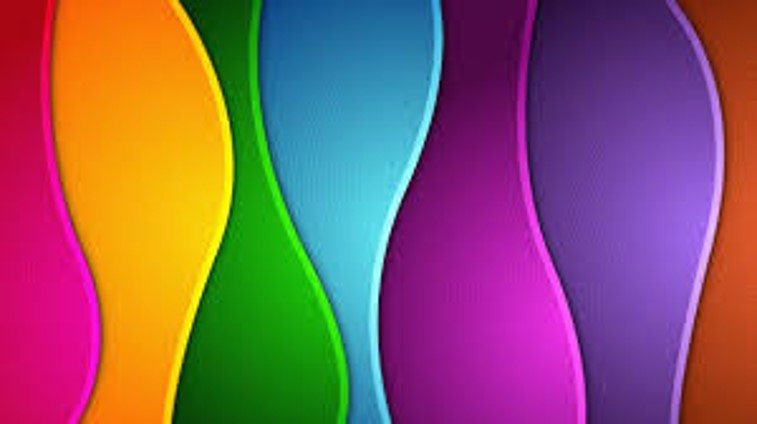
#> input picture docs/modulos/01-imagens-e-matrizes/img/cores.jpg, 757 x 424 px, found by its file name
$ jupyter execute 1-morfologia.ipynb
#> lines starting #> are read from the running program, lines starting #| are printed output that depends on the picture; after the words box and inside, x2 and y2 are one past the last pixel; in counts of white or black regions, pixels touching at a corner belong together
# Refinamento de Máscaras de Segmentação

Nessa atividade, vamos aprender a refinar máscaras de segmentação utilizando operações morfológicas. Para isso, vamos utilizar a biblioteca OpenCV.

Antes de começar, vamos abrir a imagem [cores.jpg](cores.jpg) da atividade de segmentação do módulo anterior e segmentar a cor roxa utilizando o espaço de cores HSV. Para isso, vamos utilizar o código abaixo:

[cell 1]
import cv2
import matplotlib.pyplot as plt
import numpy as np

img = cv2.imread("img/cores.jpg", cv2.IMREAD_COLOR)
#> img is the input picture: shape (424, 757, 3); mean B, G, R 98.6, 89.1, 135.2

# Faz a conversão para o espaço HSV
hsv = cv2.cvtColor(img, cv2.COLOR_BGR2HSV)
#> hsv: shape (424, 757, 3); mean H, S, V 97.4, 207.9, 176.9

# Segmenta apenas a cor violeta
menor = (260//2, 50, 50)
maior = (280//2, 255, 255)
mask_violeta = cv2.inRange(hsv, menor, maior)
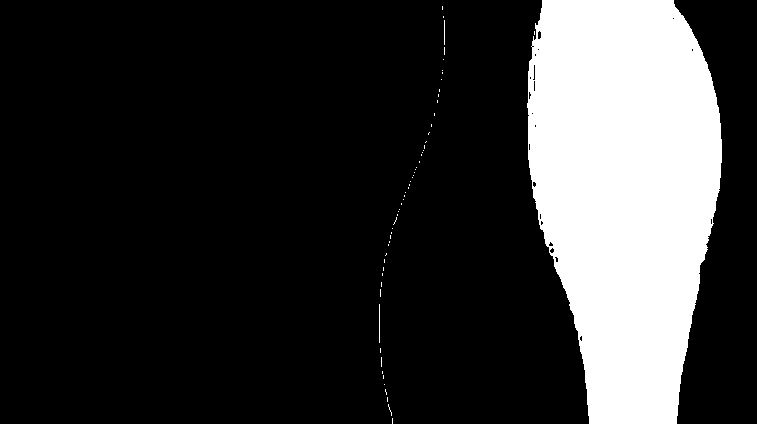
#> mask_violeta: shape (424, 757); 20% white; 59 white regions (56 under 20 px), largest, box (x1, y1, x2, y2) and area: (527, 0, 722, 424) 64060, (379, 304, 380, 343) 39, (444, 20, 445, 45) 25

cv2.imshow("image", img)
cv2.imshow("mask", mask_violeta)
cv2.waitKey()
cv2.destroyAllWindows()

Note que a mascara gerada ainda segmenta partes da imagem que não representam a cor roxa. Para remover essas partes, vamos utilizar operações morfológicas.

# Operações Morfológicas

**DICA:** Tutorial de operações morfológicas do OpenCV: [OpenCV Morphological Operations Tutorial](https://docs.opencv.org/4.x/d9/d61/tutorial_py_morphological_ops.html)

Nos exemplos anteriores, notamos frequentemente que as máscaras geradas apresentam buracos e/ou ilhas. Para esclarecer:

- **Buracos** são pequenos segmentos de pixels pretos dentro de regiões de pixels brancos
- **Ilhas** são pequenos segmentos de pixels brancos dentro de regiões de pixels pretos.

Em geral, buracos e ilhas são regiões onde houve falha na segmentação da imagem. Para tratar imagens com esses problemas,
a área de processamento de imagens usa um conjunto de técnicas conhecidas como *Morfologia Matemática*. Elas surgiram no problema de análise da estrutira de cristais, mas obtiveram muito sucesso na área de processamento de imagens.

As operações de morfologia matemática se baseima na ideia de um **elemento estruturante** ou **kernel**, que podemos pensar em uma pequena janela quadrada, com as dimensões de poucos pixels, que vasculham a imagem realizando uma de duas operações básicas:

1. **Erosão:** Esta operação causa o encolhimento de regiões brancas e o alargamento das regiões pretas. Na erosão, se qualquer pixel na área do elemento estruturante (kernel) é preto, o pixel central é convertido para preto. Essencialmente, isso remove pequenas manchas brancas (ilhas) e estreita regiões brancas maiores.

2. **Dilatação:** O oposto da erosão, a dilatação expande as regiões brancas e reduz as regiões pretas. Se qualquer pixel na área do kernel é branco, o pixel central é convertido para branco. Isso aumenta as regiões brancas, preenchendo buracos e expandindo áreas brancas menores.

Vamos examinar os resultados dessas no código seguinte:

Nele, vamos utilizar as seguintes funções do OpenCV:

* `cv2.getStructuringElement`: Cria um elemento estruturante (kernel) para ser utilizado nas operações morfológicas. Recebe os seguintes parâmetros:
    * `shape`: Forma do kernel. Pode ser `cv2.MORPH_RECT` (retangular), `cv2.MORPH_ELLIPSE` (elíptico) ou `cv2.MORPH_CROSS` (cruz).
    * `ksize`: Tamanho do kernel. Deve ser uma tupla com dois valores inteiros positivos.

* `cv2.morphologyEx`: Aplica uma operação morfológica em uma imagem. Recebe os seguintes parâmetros:
    * `src`: Imagem de entrada.
    * `op`: Tipo de operação morfológica. Pode ser `cv2.MORPH_OPEN` (abertura), `cv2.MORPH_CLOSE` (fechamento), `cv2.MORPH_ERODE` (erosão) ou `cv2.MORPH_DILATE` (dilatação).
    * `kernel`: Elemento estruturante (kernel) a ser utilizado na operação morfológica.

[cell 2]
mask_violeta = cv2.inRange(hsv, menor, maior)

# Definição do kernel
kernel = cv2.getStructuringElement(cv2.MORPH_ELLIPSE, (5, 5))

# Operações Morfológicas
mask_erode = cv2.morphologyEx(mask_violeta, cv2.MORPH_ERODE, kernel)
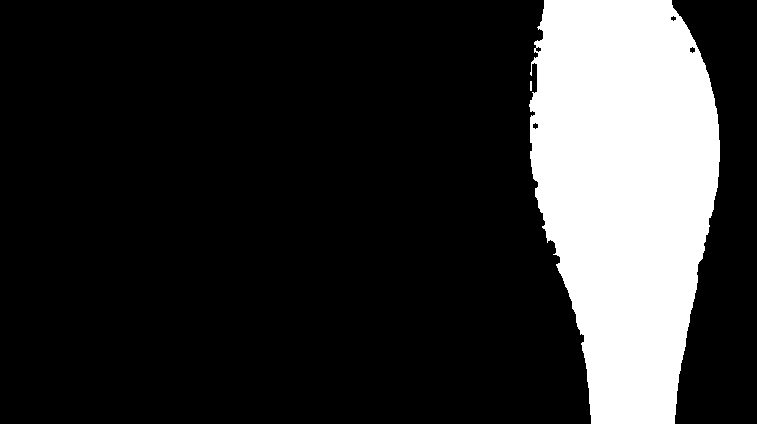
#> mask_erode: shape (424, 757); 19.2% white; 2 white regions, box (x1, y1, x2, y2) and area: (529, 0, 720, 424) 61724, (530, 81, 532, 91) 20
mask_dilate = cv2.morphologyEx(mask_violeta, cv2.MORPH_DILATE, kernel)
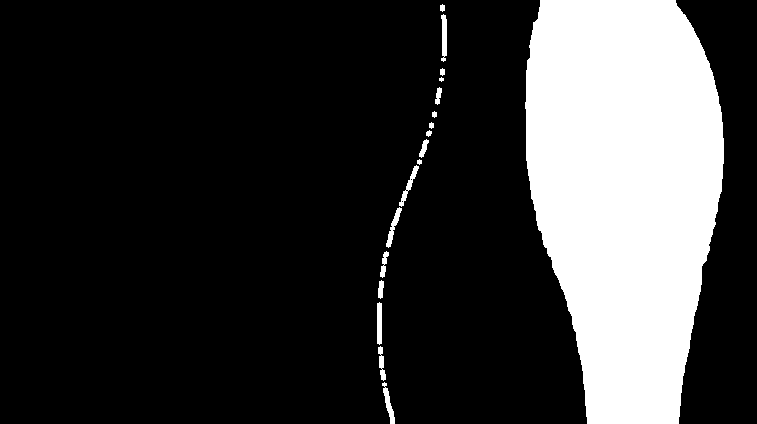
#> mask_dilate: shape (424, 757); 21.1% white; 18 white regions (1 under 20 px), largest, box (x1, y1, x2, y2) and area: (525, 0, 724, 424) 66113, (441, 14, 447, 62) 224, (377, 302, 382, 345) 207

cv2.imshow("image", img)
cv2.imshow("Erosao", mask_erode)
cv2.imshow("Dilatacao", mask_dilate)
cv2.waitKey()
cv2.destroyAllWindows()

A partir dessas duas operações, diversas outras são possíveis. Dessas, operações que encontram bastante utilidade prática em processamento de imagens é a de *abertura* e *fechamento*.

### Abertura

Na operação de abertura são realizadas as operações de erosão e depois de dilatação. A ideia é **eliminar pequenas ilhas**, que seriam eliminadas na erosão, e depois **restaurar as dimensões** dos agrupamentos brancos restantes. Vamos ver um exemplo de uso da abertura na máscara em que identificamos os trechos de cor violeta

No exemplo abaixo vamos utilizar um elemento estrutural no formato de um quadro 3x3, enquanto exploramos os efeitos, pense no que aconteceria se utilizássemos um elemento estruturante maior, como um quadro 5x5 ou 100x100. Ou ainda, o que aconteceria se utilizássemos um elemento estruturante com um formato diferente, como um círculo?

Note que a abertura removeu as ilhas, mas manteve as dimensões dos agrupamentos brancos.

[cell 3]
# Cria uma janela 3x3 como elemento estruturante este elemente tem a forma de um quadrado
kernel = cv2.getStructuringElement(cv2.MORPH_RECT,(3,3))

# realiza a abertura
mask_open = cv2.morphologyEx(mask_violeta, cv2.MORPH_OPEN, kernel)
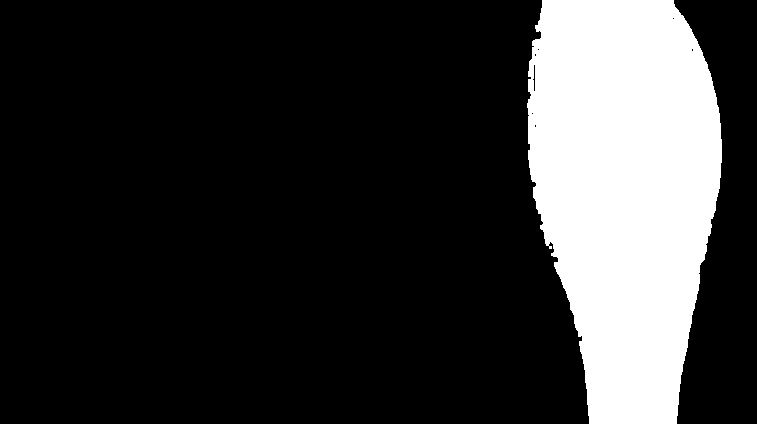
#> mask_open: shape (424, 757); 19.9% white; 1 white region, box (x1, y1, x2, y2) and area: (527, 0, 722, 424) 63941

cv2.imshow("image", img)
cv2.imshow("Original", mask_violeta)
cv2.imshow("Abertura", mask_open)
cv2.waitKey()
cv2.destroyAllWindows()

### Fechamento

Na operação de fechamento são realizadas as operações de dilatação e depois de erosão. A ideia é **fechar pequenos buracos**, que seriam eliminadas na silatação, e depois **restaurar as dimensões** dos agrupamentos restantes. Vamos ver um exemplo de uso do fechamento na máscara em que identificamos os trechos de cor violeta.

No exemplo abaixo vamos utilizar um elemento estrutural no formato de um quadro 3x3, enquanto exploramos os efeitos, pense no que aconteceria se utilizássemos um elemento estruturante maior, como um quadro 5x5 ou 100x100. Ou ainda, o que aconteceria se utilizássemos um elemento estruturante com um formato diferente, como um círculo?

Note que o fechamento removeu os buracos, mas manteve as dimensões dos agrupamentos brancos.

[cell 4]
# Cria uma janela 3x3 como elemento estruturante este elemente tem a forma de um quadrado
kernel = cv2.getStructuringElement(cv2.MORPH_RECT,(3,3))

# realiza a abertura
mask_close = cv2.morphologyEx(mask_violeta, cv2.MORPH_CLOSE, kernel)
#> mask_close: shape (424, 757); 20.1% white; 56 white regions (53 under 20 px), largest, box (x1, y1, x2, y2) and area: (527, 0, 722, 424) 64204, (379, 304, 380, 343) 39, (444, 20, 445, 55) 35

cv2.imshow("image", img)
cv2.imshow("Original", mask_violeta)
cv2.imshow("Fechamento", mask_close)
cv2.waitKey()
cv2.destroyAllWindows()

Agora, vamos utilizar a abertura e o fechamento para refinar a máscara de segmentação da cor violeta. Para isso, vamos utilizar o código abaixo:

Neste caso, vamos utilizar um elemento estruturante no formato de uma elipse 5x5. Escolhemos esse elemento porque a forma do objeto que queremos segmentar é mais próxima de uma elipse do que de um quadrado.

Note que a abertura removeu as ilhas e o fechamento removeu os buracos, gerando uma máscara mais refinada.

[cell 5]
# Cria uma janela 3x3 como elemento estruturante este elemente tem a forma de um quadrado
kernel = cv2.getStructuringElement(cv2.MORPH_ELLIPSE,(5,5))

# realiza a abertura
mask = cv2.morphologyEx(mask_violeta, cv2.MORPH_OPEN, kernel)
#> mask: shape (424, 757); 19.9% white; 1 white region, box (x1, y1, x2, y2) and area: (527, 0, 722, 424) 63902
mask = cv2.morphologyEx(mask, cv2.MORPH_CLOSE, kernel)
#> mask: shape (424, 757); 19.9% white; 1 white region, box (x1, y1, x2, y2) and area: (527, 0, 722, 424) 63966

cv2.imshow("image", img)
cv2.imshow("Original", mask_violeta)
cv2.imshow("Resultado", mask)
cv2.waitKey()
cv2.destroyAllWindows()
